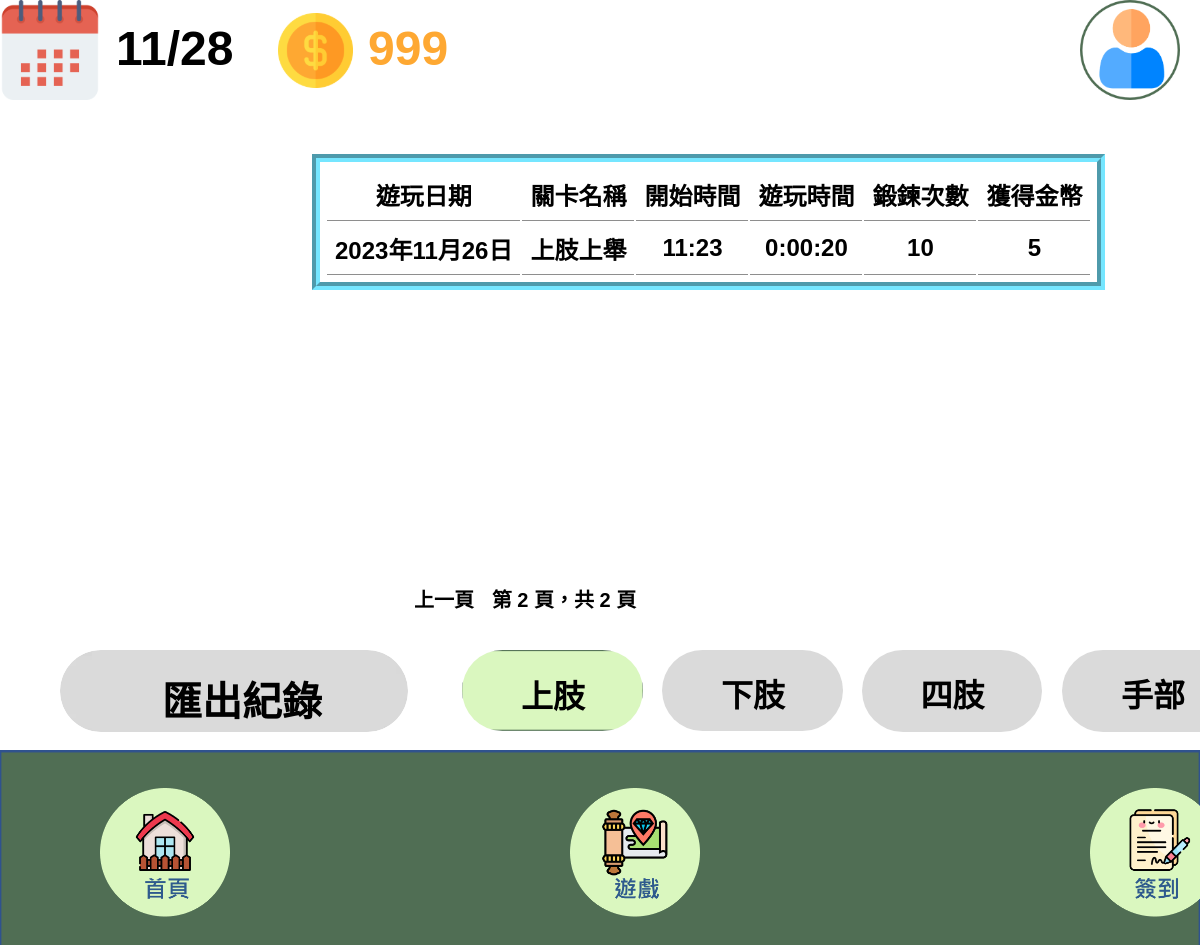
The app's page /紀錄上肢?page=2 (signed in), older data.
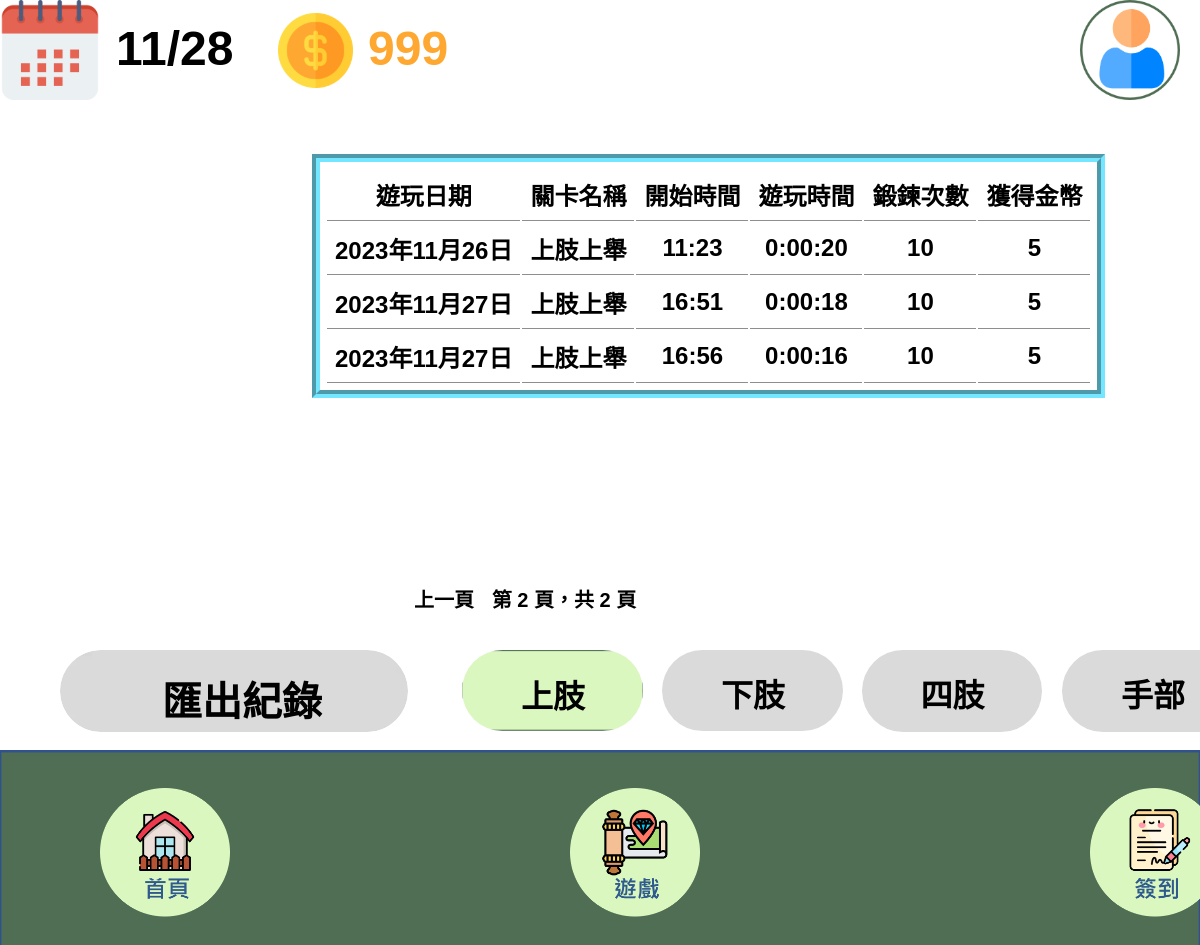
The same page, newer data.
### w2/models.py (models this page shows)
class GameRecord(models.Model):
    USER_UID = models.CharField(max_length=20)
    PlayDate = models.DateField()
    PlayPart = models.CharField(max_length=20)
    UID = models.CharField(max_length=30)
    PlayStage = models.CharField(max_length=20)
    StartTime = models.TimeField()
    EndTime = models.TimeField()
    DurationTime = models.DurationField()
    AddCoin = models.IntegerField(default=0)
    ExerciseCount = models.IntegerField(default=0)
    EstablishTime = models.DateTimeField(auto_now_add=True)

### templates/紀錄上肢.html (shortened to what this page needs)
{% load static %}
<!DOCTYPE html>
<html lang="zh-Hant">
  <head>
    <link rel="stylesheet" href="{% static 'css/style.css' %}" />
  </head>
  <body>
    <div>
      <link href="{% static 'css/紀錄.css' %}" rel="stylesheet" />
      <div class="component-紀錄1-container">
        <div class="component-紀錄1-frame">
          <img
            src="{% static 'public/playground_assets/user.png' %}"
            alt="User1345"
            class="component-紀錄1-user"
          />
          <img
            onclick="redirectToPage3()"
            src="{% static 'public/playground_assets/calendar3283-gkkf.svg' %}"
            alt="Calendar1345"
            class="component-紀錄1-calendar"
          />
          <img
            src="{% static 'public/playground_assets/image43283-gee.svg' %}"
            alt="image41345"
            class="component-紀錄1-image4"
          />
          <span class="component-紀錄1-text" id="currentDate"></span>
          <span class="component-紀錄1-text02"><span>999</span></span>
          <div class="component-紀錄1-component">
            <div class="component-紀錄1-group9">
              <img
                onclick="redirectToPage1()"
                src="{% static 'public/playground_assets/home.png' %}"
                alt="image6I134"
                class="component-紀錄1-image6"
              />
            </div>
          </div>
          <div class="component-紀錄1-component1">
            <div class="component-紀錄1-group91">
              <img
                onclick="redirectToPage2()"
                src="{% static 'public/playground_assets/game.png' %}"
                alt="image6I134"
                class="component-紀錄1-image61"
              />
            </div>
          </div>
          <div class="component-紀錄1-component2">
            <div class="component-紀錄1-group92">
              <img
                onclick="redirectToPage3()"
                src="{% static 'public/playground_assets/sign.png' %}"
                alt="image6I134"
                class="component-紀錄1-image62"
              />
            </div>
          </div>
          <img
            src="{% static 'public/playground_assets/buttongray1.png' %}"
            alt="Rectangle411556"
            class="component-紀錄1-rectangle41"
          />
          <span class="component-紀錄1-text12"><span>匯出紀錄</span></span>
          <div class="component-紀錄1-table">
            <table>
                <tr style="border-bottom: 2px solid #000;">
                  <th>遊玩日期</th>
                  <th>關卡名稱</th>
                  <th>開始時間</th>
                  <th>遊玩時間</th>
                  <th>鍛鍊次數</th>
                  <th>獲得金幣</th>
                </tr>
                {% for record in play_records %}
                  <tr>
                    <td>{{ record.PlayDate }}</td>
                    <td>{{ record.PlayStage }}</td>
                    <td>{{ record.StartTime }}</td>
                    <td>{{ record.DurationTime }}</td>
                    <td>{{ record.ExerciseCount }}</td>
                    <td>{{ record.AddCoin }}</td>
                  </tr>
                {% endfor %}
            </table>
          </div>
          <div class="component-紀錄1-pagination">
            {% if play_records.has_previous %}
                <a class ="table_previouspage" href="?page={{ play_records.previous_page_number }}">上一頁</a>
            {% endif %}
            <span>第 {{ play_records.number }} 頁，共 {{ play_records.paginator.num_pages }} 頁</span>
          </div>
          <img
            onclick="redirectToPage7()"
            src="{% static 'public/playground_assets/rectangle347837-bi29-300h.png' %}"
            alt="Rectangle544014"
            class="component-紀錄1-rectangle33"
          />
          <button class="component-紀錄1-text14"  onclick="redirectToPage7()">
            <span>上肢</span>
          </button>
          <img
            onclick="redirectToPage8()"
            src="{% static 'public/playground_assets/buttongray1.png' %}"
            alt="Rectangle544014"
            class="component-紀錄1-rectangle34"
          />
          <span class="component-紀錄1-text16" onclick="redirectToPage8()"
            ><span>下肢</span></span
          >
          <img
            onclick="redirectToPage9()"
            src="{% static 'public/playground_assets/buttongray1.png' %}"
            alt="Rectangle544014"
            class="component-紀錄1-rectangle35"
          />
          <span class="component-紀錄1-text18" onclick="redirectToPage9()"
            ><span>四肢</span></span
          >
          <img
            onclick="redirectToPage10()"
            src="{% static 'public/playground_assets/buttongray1.png' %}"
            alt="Rectangle544014"
            class="component-紀錄1-rectangle36"
          />
          <span class="component-紀錄1-text20" onclick="redirectToPage10()"
            ><span>手部</span></span
          >
        </div>
      </div>
    </div>
  </body>
</html>

### static/css/style.css (style rules this page uses)
:root { --dl-color-gray-500: #595959; --dl-color-gray-700: #999999; --dl-color-gray-900: #d9d9d9; --dl-size-size-large: 144px; --dl-size-size-small: 48px; --dl-color-danger-300: #a22020; --dl-color-danger-500: #bf2626; --dl-color-danger-700: #e14747; --dl-color-gray-black: #000000; --dl-color-gray-white: #ffffff; --dl-size-size-medium: 96px; --dl-size-size-xlarge: 192px; --dl-size-size-xsmall: 16px; --dl-space-space-unit: 16px; --dl-color-primary-100: #003eb3; --dl-color-primary-300: #0074f0; --dl-color-primary-500: #14a9ff; --dl-color-primary-700: #85dcff; --dl-color-success-300: #199033; --dl-color-success-500: #32a94c; --dl-color-success-700: #4cc366; --dl-size-size-xxlarge: 288px; --dl-size-size-maxwidth: 1400px; --dl-radius-radius-round: 50%; --dl-space-space-halfunit: 8px; --dl-space-space-sixunits: 96px; --dl-space-space-twounits: 32px; --dl-radius-radius-radius2: 2px; --dl-radius-radius-radius4: 4px; --dl-radius-radius-radius8: 8px; --dl-space-space-fiveunits: 80px; --dl-space-space-fourunits: 64px; --dl-space-space-threeunits: 48px; --dl-space-space-oneandhalfunits: 24px; font-family: "Microsoft JhengHei", Arial, Helvetica, sans-serif; }
body { font-family: "Microsoft JhengHei", Arial, Helvetica, sans-serif; }

### templates/紀錄上肢.html (style rules this page uses)
html { line-height: 1.15; }
body { margin: 0; }
* { box-sizing: border-box; border-width: 0; border-style: solid; }
p, li, ul, pre, div, h1, h2, h3, h4, h5, h6, figure, blockquote, figcaption { margin: 0; padding: 0; }
button { background-color: transparent; }
button, input, optgroup, select, textarea { font-family: inherit; font-size: 100%; line-height: 1.15; margin: 0; }
button, select { text-transform: none; }
button, [type="button"], [type="reset"], [type="submit"] { -webkit-appearance: button; }
a { color: inherit; text-decoration: inherit; }
img { display: block; }
html { scroll-behavior: smooth; }
html { font-family: "Microsoft JhengHei", Arial, Helvetica, sans-serif; font-size: 16px; }
body { font-weight: 400; font-style: normal; text-decoration: none; text-transform: none; letter-spacing: normal; line-height: 1.15; color: var(--dl-color-gray-black); background-color: var(--dl-color-gray-white); }

Row changes from the older to the newer data that the page shows:
added GameRecord: PlayDate "2023年11月27日", PlayStage "上肢上舉", StartTime "16:51", DurationTime "0:00:18", ExerciseCount "10", AddCoin "5"
added GameRecord: PlayDate "2023年11月27日", PlayStage "上肢上舉", StartTime "16:56", DurationTime "0:00:16", ExerciseCount "10", AddCoin "5"
